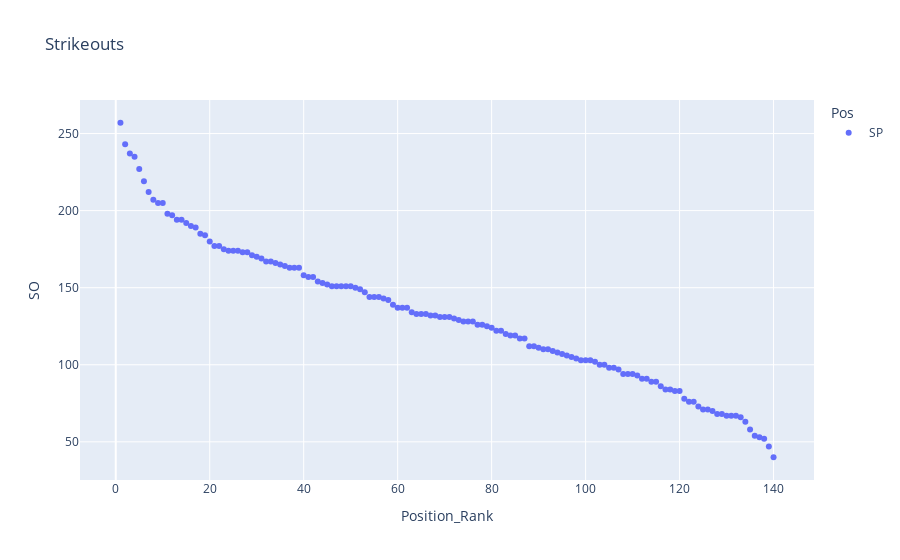

The notebook cell this image was saved under:
### Code cell
plot_pos_rank(starters_sos, stat='SO', title='Starting Pitcher Strikeouts', plot_filename='plots/starting_pitcher_strikeouts.html')

### Figure 1 — Plotly figure (JSON) as saved in the notebook; plotly's stock layout.template omitted (floating-point values rounded to 4 significant figures; data arrays with more than 128 entries replaced by an {"elided": "..."} marker saying what was removed)
{"data": [{"customdata": {"elided": "140x1 str values"}, "hovertemplate": "Pos=SP<br>Position_Rank=%{x}<br>SO=%{y}<br>Name=%{customdata[0]}<extra></extra>", "legendgroup": "SP", "marker": {"color": "#636efa", "symbol": "circle"}, "mode": "markers", "name": "SP", "orientation": "v", "showlegend": true, "type": "scatter", "x": {"elided": "140 int values"}, "xaxis": "x", "y": {"elided": "140 int values"}, "yaxis": "y"}], "layout": {"legend": {"title": {"text": "Pos"}, "tracegroupgap": 0}, "title": {"text": "Strikeouts"}, "xaxis": {"anchor": "y", "domain": [0, 1], "title": {"text": "Position_Rank"}}, "yaxis": {"anchor": "x", "domain": [0, 1], "title": {"text": "SO"}}}}
